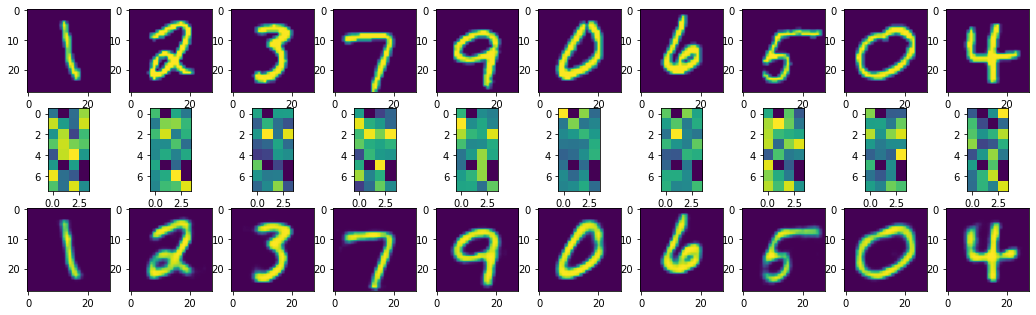

The Python source for this figure:
import matplotlib.pyplot as plt
import numpy as np
from keras.datasets import mnist
from keras.models import Model, Sequential
from keras.layers import Input, Dense
from keras.utils import np_utils

#obj: criar um deep autoencoder
#     fazemos todo o processamento, e na saida teremos algo parecido com a entrada
#     vamos comecar a reduzir com 784, reduzir para 128, depois 64, depois 32
#     depois vamos voltar para 64, 128 e entao 784

(previsores_treinamento, _), (previsores_teste, _) = mnist.load_data()
previsores_treinamento = previsores_treinamento.astype('float32') / 255
previsores_teste = previsores_teste.astype('float32') / 255

previsores_treinamento = previsores_treinamento.reshape(len(previsores_treinamento), np.prod(previsores_treinamento.shape[1:]))
previsores_teste = previsores_teste.reshape(len(previsores_teste), np.prod(previsores_teste.shape[1:]))

autoencoder = Sequential()

# Encode
autoencoder.add(Dense(units=128, activation='relu', input_dim=784))
autoencoder.add(Dense(units=64, activation='relu'))
autoencoder.add(Dense(units=32, activation='relu'))

# Decode
autoencoder.add(Dense(units=64, activation='relu'))
autoencoder.add(Dense(units=128, activation='relu'))
autoencoder.add(Dense(units=784, activation='sigmoid'))

# Usar
autoencoder.summary() #Total params: 222,384
autoencoder.compile(optimizer='adam', loss='binary_crossentropy', metrics=['accuracy'])
#como quero fazer a previsao da propria entrada, em vez de colocar a classe, coloco o proprio treinamento
#o mesmo, deveriam ser muito mais epochs
autoencoder.fit(previsores_treinamento, previsores_treinamento, epochs=50, batch_size=256, 
                validation_data=(previsores_teste, previsores_teste))

# Captura classificador
# Precisamos pegar as camadas antes do 32 (camada do meio) e incluir uma dentro da outra
dimensao_original = Input(shape=784,)
camada_encoder1 = autoencoder.layers[0]
camada_encoder2 = autoencoder.layers[1]
camada_encoder3 = autoencoder.layers[2]
encoder = Model(dimensao_original, camada_encoder3(camada_encoder2(camada_encoder1(dimensao_original))))
encoder.summary()
# Total params: 110,816 (aqui e onde o encoder serial salvo, a variavel encoder em si)

imagens_codificadas = encoder.predict(previsores_teste)
imagens_decodificadas = autoencoder.predict(previsores_teste)

# Ver
#perceba que a nitidez melhora
numero_imagens = 10
imagens_teste = np.random.randint(previsores_teste.shape[0], size=numero_imagens)
plt.figure(figsize=(18,18))
for i, indice_imagem in enumerate(imagens_teste):
    print(i)
    print(indice_imagem)
    
    #imagens originais
    eixo = plt.subplot(10,10,i+1)
    plt.imshow(previsores_teste[indice_imagem].reshape(28,28))
    plt.xticks()
    plt.yticks()
    
    #imagens codificadas
    eixo = plt.subplot(10,10,i+1+numero_imagens)
    plt.imshow(imagens_codificadas[indice_imagem].reshape(8,4))
    plt.xticks()
    plt.yticks()
    
    #imagem recontruida
    eixo = plt.subplot(10,10,i+1+numero_imagens*2)
    plt.imshow(imagens_decodificadas[indice_imagem].reshape(28,28))
    plt.xticks()
    plt.yticks()
